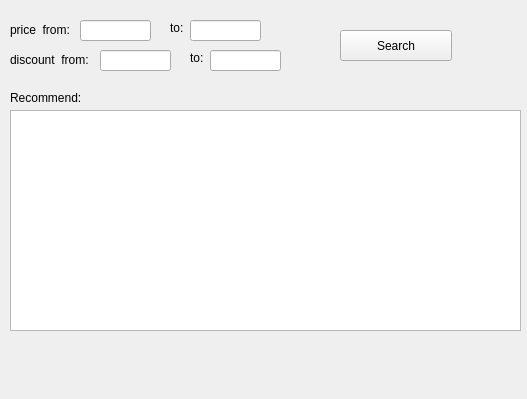
<?xml version="1.0" encoding="UTF-8"?>
<ui version="4.0">
 <class>Form</class>
 <widget class="QWidget" name="Form">
  <property name="geometry">
   <rect>
    <x>0</x>
    <y>0</y>
    <width>527</width>
    <height>399</height>
   </rect>
  </property>
  <property name="windowTitle">
   <string>Form</string>
  </property>
  <widget class="QLabel" name="label_2">
   <property name="geometry">
    <rect>
     <x>10</x>
     <y>20</y>
     <width>71</width>
     <height>20</height>
    </rect>
   </property>
   <property name="text">
    <string>price  from:</string>
   </property>
  </widget>
  <widget class="QLineEdit" name="lineEdit">
   <property name="geometry">
    <rect>
     <x>80</x>
     <y>20</y>
     <width>71</width>
     <height>21</height>
    </rect>
   </property>
  </widget>
  <widget class="QLabel" name="label_3">
   <property name="geometry">
    <rect>
     <x>170</x>
     <y>20</y>
     <width>51</width>
     <height>16</height>
    </rect>
   </property>
   <property name="text">
    <string>to:</string>
   </property>
  </widget>
  <widget class="QLineEdit" name="lineEdit_2">
   <property name="geometry">
    <rect>
     <x>190</x>
     <y>20</y>
     <width>71</width>
     <height>21</height>
    </rect>
   </property>
  </widget>
  <widget class="QLabel" name="label_4">
   <property name="geometry">
    <rect>
     <x>10</x>
     <y>90</y>
     <width>81</width>
     <height>16</height>
    </rect>
   </property>
   <property name="text">
    <string>Recommend:</string>
   </property>
  </widget>
  <widget class="QTableView" name="tableView">
   <property name="geometry">
    <rect>
     <x>10</x>
     <y>110</y>
     <width>511</width>
     <height>221</height>
    </rect>
   </property>
  </widget>
  <widget class="QPushButton" name="button1">
   <property name="geometry">
    <rect>
     <x>340</x>
     <y>30</y>
     <width>112</width>
     <height>31</height>
    </rect>
   </property>
   <property name="text">
    <string>Search</string>
   </property>
  </widget>
  <widget class="QLabel" name="label_5">
   <property name="geometry">
    <rect>
     <x>10</x>
     <y>50</y>
     <width>91</width>
     <height>20</height>
    </rect>
   </property>
   <property name="text">
    <string>discount  from:</string>
   </property>
  </widget>
  <widget class="QLineEdit" name="lineEdit_3">
   <property name="geometry">
    <rect>
     <x>100</x>
     <y>50</y>
     <width>71</width>
     <height>21</height>
    </rect>
   </property>
  </widget>
  <widget class="QLabel" name="label_6">
   <property name="geometry">
    <rect>
     <x>190</x>
     <y>50</y>
     <width>51</width>
     <height>16</height>
    </rect>
   </property>
   <property name="text">
    <string>to:</string>
   </property>
  </widget>
  <widget class="QLineEdit" name="lineEdit_4">
   <property name="geometry">
    <rect>
     <x>210</x>
     <y>50</y>
     <width>71</width>
     <height>21</height>
    </rect>
   </property>
  </widget>
 </widget>
 <resources/>
 <connections/>
</ui>
